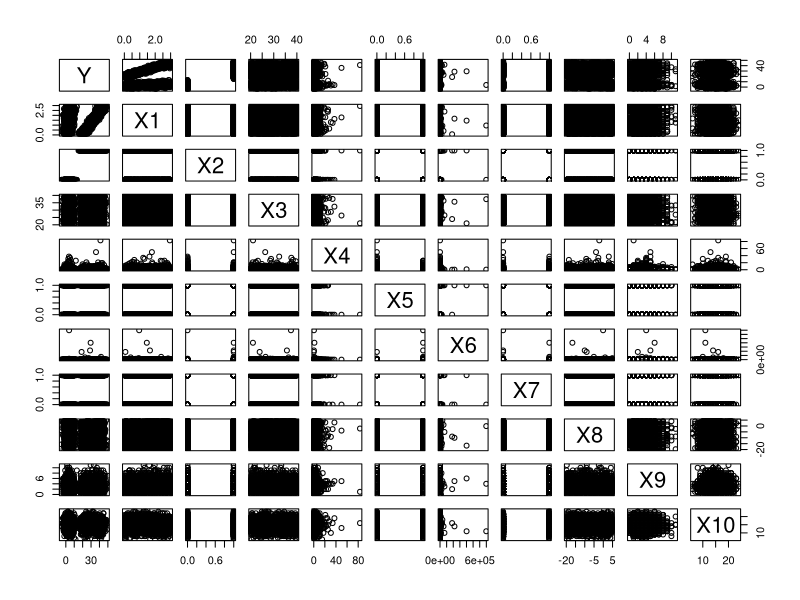
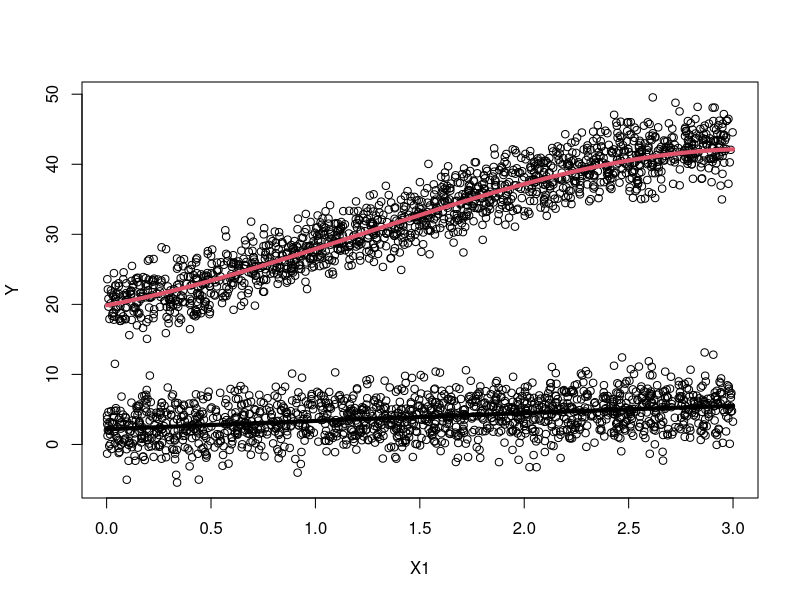

Reproduce these figures in R, in order.
##

set.seed(151)

n <- 3000

X1 <- runif(n, 0, 3) 
X2 <- sample(c(0,1), n, replace=TRUE)

beta0 <- 2
beta1 <- 1.5
beta2 <- -0.125
beta3 <- 0

beta4 <- 18
beta5 <- 4.1
beta6 <- 3.225
beta7 <- -0.8

sigma <- 2.5

Y <- beta0 + beta1*X1 + beta2*X1^2 + beta3*X1^3 + 
  beta4*X2 + beta5*X1*X2 + beta6*X1^2*X2 + beta7*X1^3*X2 +
  rnorm(n, 0, sigma)
  
myData <- data.frame(Y = Y
                     , 
                     X1 = X1
                     , 
                     X2 = X2
                     ,
                     X3 = runif(n, 20,40)
                     ,
                     X4 = rf(n, 2, 5)
                     ,
                     X5 = sample(c(0,1), n, replace=TRUE)
                     ,
                     X6 = rf(n, 2, 5) + rt(n, 1)^2
                     ,
                     X7 = sample(c(0,1), n, replace=TRUE)
                     ,
                     X8 = runif(n, -20, 5)
                     ,
                     X9 = rpois(n, 3.2)
                     ,
                     X10 = rbinom(n, 30, .5)
                   )

pairs(myData)
  
mylm <- lm(Y ~ X1 + I(X1^2) + I(X1^3) + X2 + X1:X2 + I(X1^2):X2 + I(X1^3):X2, data=myData)
summary(mylm)

plot(Y ~ X1, data=myData)
b <- coef(mylm)
curve(b[1] + b[2]*x + b[3]*x^2 + b[4]*x^3, add=TRUE, col=palette()[1], lwd=4)
curve(b[1] + b[2]*x + b[3]*x^3 + b[4]*x^3 + b[5]*1 + b[6]*x*1 + b[7]*x^2*1 + b[8]*x^3*1, add=TRUE, col=palette()[2], lwd=4)
